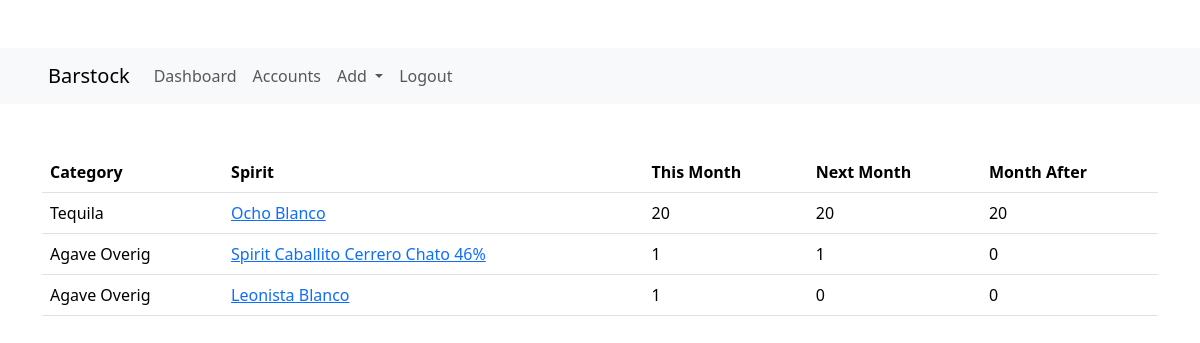
The app's page / (signed in) with its own data.
### forecast/models.py (models this page shows, shortened)
class Category(models.Model):
    name = models.CharField(max_length=255)
    def __str__(self):
        return self.name

class Spirit(models.Model):
    name = models.CharField(max_length=255)
    category = models.ForeignKey(Category, on_delete=models.CASCADE)
    slug = models.SlugField()

### forecast/views.py (the view)
# urls.py: path('', dashboard_view, name='home'),
@login_required
def dashboard_view(request):
    current_month = date.today()
    current_month = current_month.replace(day=1)
    next_month = current_month.replace(month=current_month.month % 12 + 1, day=1)
    month_after = current_month.replace(month=current_month.month % 12 + 2, day=1)
    spirits_with_total_amount = Spirit.objects.annotate(total_amount=Sum('volumeitem__amount')).exclude(total_amount=None)
    spirit_totals = []
    for spirit in spirits_with_total_amount:
        spirit_name = spirit.name
        spirit_category = spirit.category
        current_month_total_amount = spirit.volumeitem_set.filter(start_date__lt=next_month).aggregate(Sum('amount'))['amount__sum'] or 0
        next_month_total_amount = spirit.volumeitem_set.filter(end_date__gte=next_month).aggregate(Sum('amount'))['amount__sum'] or 0
        month_after_amount =spirit.volumeitem_set.filter(end_date__gte=month_after).aggregate(Sum('amount'))['amount__sum'] or 0
        spirit_totals.append({'spirit_name': spirit_name,'spirit_category': spirit_category, 'total_amount': current_month_total_amount, 'next_month_total_amount' : next_month_total_amount, 'month_after_total_amount' : month_after_amount})
        context = {
            'spirit_totals' : spirit_totals
        }
    return render(request,'forecast/home.html', context)

### templates/forecast/home.html
{% extends 'base.html' %}
{% block content %}
<div class='container'>
<table class='table'>
    <thead>
        <tr>
            <th>Category</th>
            <th>Spirit</th>
            <th>This Month</th>
            <th>Next Month</th>
            <th>Month After</th>
        </tr>
    </thead>
    <tbody>
        {% for item in spirit_totals  %}
        <tr>
            <td>{{item.spirit_category}}</td>
            <td><a href="{% url 'forecast:account_by_spirit' spirit=item.spirit_name %}">{{item.spirit_name}}</a></td>
            <td>{{item.total_amount}}</td>
            <td>{{item.next_month_total_amount}}</td>
            <td>{{item.month_after_total_amount}}</td>
        </tr>
        {% endfor %}
    </tbody>
</table>
</div>
{% endblock content %}

### records on screen
Category: spirit_category "Tequila", spirit_name "Ocho Blanco", total_amount "20", next_month_total_amount "20", month_after_total_amount "20"
Category: spirit_category "Agave Overig", spirit_name "Spirit Caballito Cerrero Chato 46%", total_amount "1", next_month_total_amount "1", month_after_total_amount "0", spirit_name "Leonista Blanco", next_month_total_amount "0"
